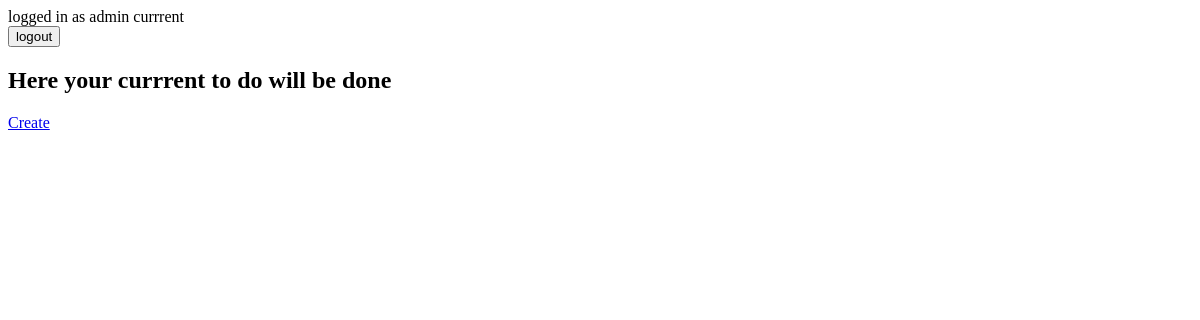
Page /currenttodo/ (signed in) on the earlier database version.
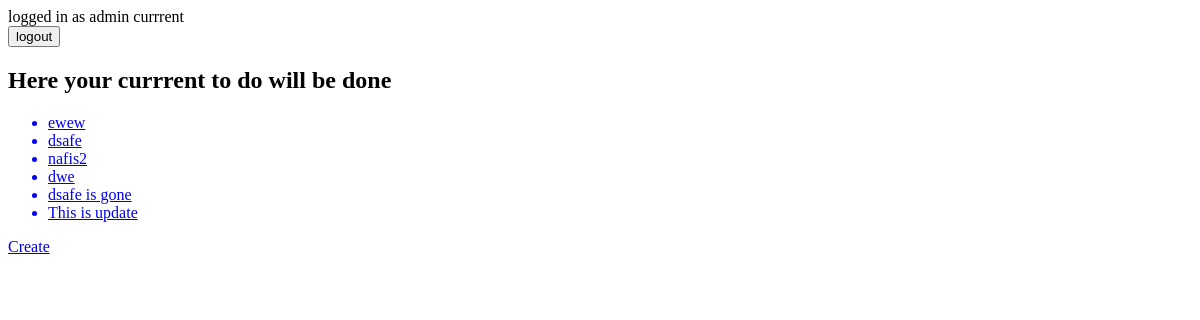
Same page on the later database version.
### authentic/models.py (models this page shows, shortened)
class Todo(models.Model):
    title=models.CharField(max_length=10)
    memo=models.TextField(max_length=100,blank=True)
    created=models.DateTimeField(auto_now_add=True)
    datecompleted=models.DateTimeField(null=True, blank=True)
    important=models.BooleanField(default=False)
    user=models.ForeignKey(User,on_delete=models.CASCADE)

### authentic/views.py (the view)
# urls.py: path('currenttodo/',views.currenttodo,name="currenttodo"),
def currenttodo(request):
    todos=Todo.objects.filter(user=request.user,datecompleted__isnull=True)
    return render(request,'currenttodo.html',{"todos":todos})

### authentic/templates/currenttodo.html
{% extends 'index.html' %}
{% block content %}
<h2>Here your currrent to do will be done</h2>
<ul>
    {% for todo in todos %}
    <a href="{% url 'viewtodo' todo.id %}">
        <li>{{todo.title}}</li>
    </a>
    {% endfor %}
</ul>
<a href="{% url 'createtodo' %}">Create</a>
{% endblock %}

### authentic/templates/index.html (shortened to what this page needs)
{% if user.is_authenticated %}
logged in as {{user.username}}
currrent
<form class="" action="{% url 'logout' %}" method="POST">
  <button type="submit" name="button">logout</button>
</form>
{% else %}
<a href="{% url 'signup' %}">Signup</a>
<a href="{% url 'loginuser' %}">login</a>
{% endif %}
{% block content %}{% endblock %}

Differences in the rows shown:
added Todo: title "ewew"
added Todo: title "dsafe"
added Todo: title "nafis2"
added Todo: title "dwe"
added Todo: title "dsafe is gone"
added Todo: title "This is update"
